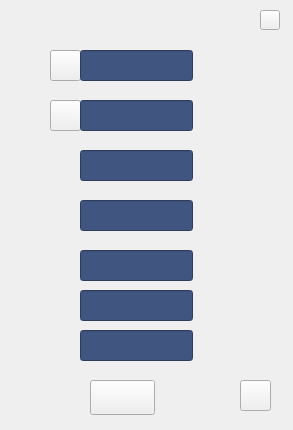
<?xml version="1.0" encoding="UTF-8"?>
<ui version="4.0">
 <class>widget3_12</class>
 <widget class="QWidget" name="widget3_12">
  <property name="geometry">
   <rect>
    <x>0</x>
    <y>0</y>
    <width>293</width>
    <height>430</height>
   </rect>
  </property>
  <property name="windowTitle">
   <string>Form</string>
  </property>
  <widget class="QFrame" name="frame">
   <property name="geometry">
    <rect>
     <x>0</x>
     <y>0</y>
     <width>293</width>
     <height>430</height>
    </rect>
   </property>
   <property name="frameShape">
    <enum>QFrame::NoFrame</enum>
   </property>
   <property name="frameShadow">
    <enum>QFrame::Plain</enum>
   </property>
   <property name="lineWidth">
    <number>0</number>
   </property>
   <widget class="MyLineEdit" name="edit_5">
    <property name="geometry">
     <rect>
      <x>80</x>
      <y>250</y>
      <width>113</width>
      <height>31</height>
     </rect>
    </property>
    <property name="sizePolicy">
     <sizepolicy hsizetype="Ignored" vsizetype="Ignored">
      <horstretch>0</horstretch>
      <verstretch>0</verstretch>
     </sizepolicy>
    </property>
    <property name="font">
     <font>
      <family>微软雅黑</family>
      <pointsize>12</pointsize>
     </font>
    </property>
    <property name="styleSheet">
     <string notr="true">color: rgb(255, 255, 255);
background-color: rgb(64, 86, 129);</string>
    </property>
    <property name="alignment">
     <set>Qt::AlignRight|Qt::AlignTrailing|Qt::AlignVCenter</set>
    </property>
   </widget>
   <widget class="QPushButton" name="bt_l_2">
    <property name="geometry">
     <rect>
      <x>50</x>
      <y>100</y>
      <width>31</width>
      <height>31</height>
     </rect>
    </property>
    <property name="sizePolicy">
     <sizepolicy hsizetype="Ignored" vsizetype="Ignored">
      <horstretch>0</horstretch>
      <verstretch>0</verstretch>
     </sizepolicy>
    </property>
    <property name="text">
     <string/>
    </property>
   </widget>
   <widget class="QPushButton" name="bt_l_1">
    <property name="geometry">
     <rect>
      <x>50</x>
      <y>50</y>
      <width>31</width>
      <height>31</height>
     </rect>
    </property>
    <property name="sizePolicy">
     <sizepolicy hsizetype="Ignored" vsizetype="Ignored">
      <horstretch>0</horstretch>
      <verstretch>0</verstretch>
     </sizepolicy>
    </property>
    <property name="text">
     <string/>
    </property>
   </widget>
   <widget class="QPushButton" name="bt_b_0">
    <property name="geometry">
     <rect>
      <x>90</x>
      <y>380</y>
      <width>65</width>
      <height>35</height>
     </rect>
    </property>
    <property name="sizePolicy">
     <sizepolicy hsizetype="Ignored" vsizetype="Ignored">
      <horstretch>0</horstretch>
      <verstretch>0</verstretch>
     </sizepolicy>
    </property>
    <property name="text">
     <string/>
    </property>
   </widget>
   <widget class="MyLineEdit" name="edit_6">
    <property name="geometry">
     <rect>
      <x>80</x>
      <y>290</y>
      <width>113</width>
      <height>31</height>
     </rect>
    </property>
    <property name="sizePolicy">
     <sizepolicy hsizetype="Ignored" vsizetype="Ignored">
      <horstretch>0</horstretch>
      <verstretch>0</verstretch>
     </sizepolicy>
    </property>
    <property name="font">
     <font>
      <family>微软雅黑</family>
      <pointsize>12</pointsize>
     </font>
    </property>
    <property name="styleSheet">
     <string notr="true">color: rgb(255, 255, 255);
background-color: rgb(64, 86, 129);</string>
    </property>
    <property name="alignment">
     <set>Qt::AlignRight|Qt::AlignTrailing|Qt::AlignVCenter</set>
    </property>
   </widget>
   <widget class="MyLineEdit" name="edit_1">
    <property name="geometry">
     <rect>
      <x>80</x>
      <y>50</y>
      <width>113</width>
      <height>31</height>
     </rect>
    </property>
    <property name="sizePolicy">
     <sizepolicy hsizetype="Ignored" vsizetype="Ignored">
      <horstretch>0</horstretch>
      <verstretch>0</verstretch>
     </sizepolicy>
    </property>
    <property name="font">
     <font>
      <family>微软雅黑</family>
      <pointsize>12</pointsize>
     </font>
    </property>
    <property name="styleSheet">
     <string notr="true">color: rgb(255, 255, 255);
background-color: rgb(64, 86, 129);</string>
    </property>
    <property name="alignment">
     <set>Qt::AlignRight|Qt::AlignTrailing|Qt::AlignVCenter</set>
    </property>
   </widget>
   <widget class="MyLineEdit" name="edit_3">
    <property name="geometry">
     <rect>
      <x>80</x>
      <y>150</y>
      <width>113</width>
      <height>31</height>
     </rect>
    </property>
    <property name="sizePolicy">
     <sizepolicy hsizetype="Ignored" vsizetype="Ignored">
      <horstretch>0</horstretch>
      <verstretch>0</verstretch>
     </sizepolicy>
    </property>
    <property name="font">
     <font>
      <family>微软雅黑</family>
      <pointsize>12</pointsize>
     </font>
    </property>
    <property name="styleSheet">
     <string notr="true">color: rgb(255, 255, 255);
background-color: rgb(64, 86, 129);</string>
    </property>
    <property name="alignment">
     <set>Qt::AlignRight|Qt::AlignTrailing|Qt::AlignVCenter</set>
    </property>
   </widget>
   <widget class="MyLineEdit" name="edit_2">
    <property name="geometry">
     <rect>
      <x>80</x>
      <y>100</y>
      <width>113</width>
      <height>31</height>
     </rect>
    </property>
    <property name="sizePolicy">
     <sizepolicy hsizetype="Ignored" vsizetype="Ignored">
      <horstretch>0</horstretch>
      <verstretch>0</verstretch>
     </sizepolicy>
    </property>
    <property name="font">
     <font>
      <family>微软雅黑</family>
      <pointsize>12</pointsize>
     </font>
    </property>
    <property name="styleSheet">
     <string notr="true">color: rgb(255, 255, 255);
background-color: rgb(64, 86, 129);</string>
    </property>
    <property name="alignment">
     <set>Qt::AlignRight|Qt::AlignTrailing|Qt::AlignVCenter</set>
    </property>
   </widget>
   <widget class="MyLineEdit" name="edit_4">
    <property name="geometry">
     <rect>
      <x>80</x>
      <y>200</y>
      <width>113</width>
      <height>31</height>
     </rect>
    </property>
    <property name="sizePolicy">
     <sizepolicy hsizetype="Ignored" vsizetype="Ignored">
      <horstretch>0</horstretch>
      <verstretch>0</verstretch>
     </sizepolicy>
    </property>
    <property name="font">
     <font>
      <family>微软雅黑</family>
      <pointsize>12</pointsize>
     </font>
    </property>
    <property name="styleSheet">
     <string notr="true">color: rgb(255, 255, 255);
background-color: rgb(64, 86, 129);</string>
    </property>
    <property name="alignment">
     <set>Qt::AlignRight|Qt::AlignTrailing|Qt::AlignVCenter</set>
    </property>
   </widget>
   <widget class="MyLineEdit" name="edit_7">
    <property name="geometry">
     <rect>
      <x>80</x>
      <y>330</y>
      <width>113</width>
      <height>31</height>
     </rect>
    </property>
    <property name="sizePolicy">
     <sizepolicy hsizetype="Ignored" vsizetype="Ignored">
      <horstretch>0</horstretch>
      <verstretch>0</verstretch>
     </sizepolicy>
    </property>
    <property name="font">
     <font>
      <family>微软雅黑</family>
      <pointsize>12</pointsize>
     </font>
    </property>
    <property name="styleSheet">
     <string notr="true">color: rgb(255, 255, 255);
background-color: rgb(64, 86, 129);</string>
    </property>
    <property name="alignment">
     <set>Qt::AlignRight|Qt::AlignTrailing|Qt::AlignVCenter</set>
    </property>
   </widget>
   <widget class="QPushButton" name="bt_close">
    <property name="geometry">
     <rect>
      <x>260</x>
      <y>10</y>
      <width>20</width>
      <height>20</height>
     </rect>
    </property>
    <property name="sizePolicy">
     <sizepolicy hsizetype="Ignored" vsizetype="Ignored">
      <horstretch>0</horstretch>
      <verstretch>0</verstretch>
     </sizepolicy>
    </property>
    <property name="text">
     <string/>
    </property>
   </widget>
   <widget class="QPushButton" name="bt_next_pg">
    <property name="geometry">
     <rect>
      <x>240</x>
      <y>380</y>
      <width>31</width>
      <height>31</height>
     </rect>
    </property>
    <property name="sizePolicy">
     <sizepolicy hsizetype="Ignored" vsizetype="Ignored">
      <horstretch>0</horstretch>
      <verstretch>0</verstretch>
     </sizepolicy>
    </property>
    <property name="focusPolicy">
     <enum>Qt::NoFocus</enum>
    </property>
    <property name="text">
     <string/>
    </property>
   </widget>
  </widget>
 </widget>
 <customwidgets>
  <customwidget>
   <class>MyLineEdit</class>
   <extends>QLineEdit</extends>
   <header>mylineedit.h</header>
  </customwidget>
 </customwidgets>
 <resources/>
 <connections/>
</ui>
